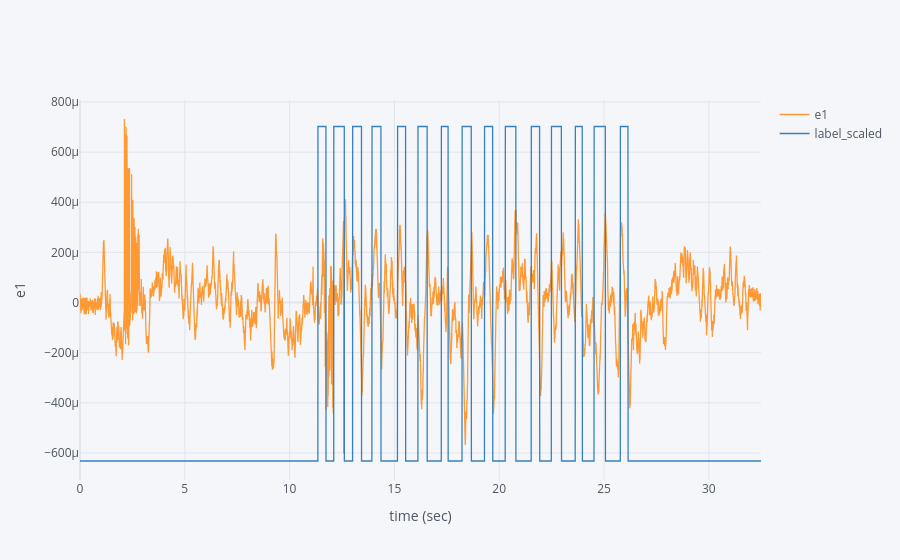
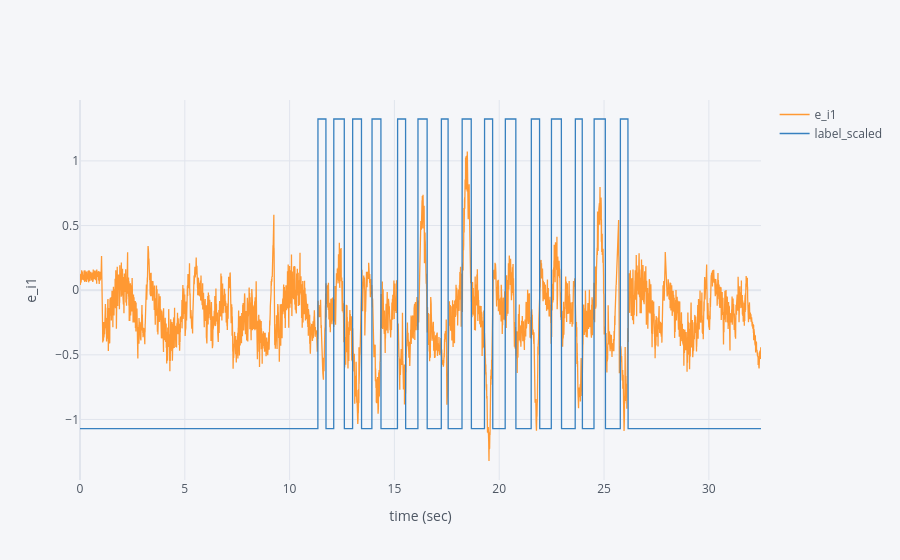

The notebook cell saved with these charts, in order:
### Code cell
# plot a sample data
import chart_studio.plotly as py
import plotly.graph_objs as go
from plotly.offline import iplot, init_notebook_mode
# Using plotly + cufflinks in offline mode
import cufflinks
cufflinks.go_offline(connected=True)
init_notebook_mode(connected=True)

target = ['e1','e_i1']

for i in target:
    A = instance.df[i].max()-instance.df[i].min()
    instance.df['label_scaled']=instance.df['label']*A + instance.df[i][0] -A/2
    instance.df.iplot(x='time', y= [i, 'label_scaled'], xTitle='time (sec)', yTitle=i)
    
    #plt.plot(instance.df['time'],instance.df['labeled_scaled'])

### Figure 1 — Plotly figure (JSON) as saved in the notebook; plotly's stock layout.template omitted (floating-point values rounded to 4 significant figures; data arrays with more than 128 entries replaced by an {"elided": "..."} marker saying what was removed)
{"data": [{"line": {"color": "rgba(255, 153, 51, 1.0)", "dash": "solid", "shape": "linear", "width": 1.3}, "mode": "lines", "name": "e1", "text": "", "type": "scatter", "x": {"elided": "6492 float values"}, "y": {"elided": "6492 float values"}}, {"line": {"color": "rgba(55, 128, 191, 1.0)", "dash": "solid", "shape": "linear", "width": 1.3}, "mode": "lines", "name": "label_scaled", "text": "", "type": "scatter", "x": {"elided": "6492 float values"}, "y": {"elided": "6492 float values"}}], "layout": {"legend": {"bgcolor": "#F5F6F9", "font": {"color": "#4D5663"}}, "paper_bgcolor": "#F5F6F9", "plot_bgcolor": "#F5F6F9", "title": {"font": {"color": "#4D5663"}}, "xaxis": {"gridcolor": "#E1E5ED", "showgrid": true, "tickfont": {"color": "#4D5663"}, "title": {"font": {"color": "#4D5663"}, "text": "time (sec)"}, "zerolinecolor": "#E1E5ED"}, "yaxis": {"gridcolor": "#E1E5ED", "showgrid": true, "tickfont": {"color": "#4D5663"}, "title": {"font": {"color": "#4D5663"}, "text": "e1"}, "zerolinecolor": "#E1E5ED"}}}

### Figure 2 — Plotly figure (JSON) as saved in the notebook; plotly's stock layout.template omitted (floating-point values rounded to 4 significant figures; data arrays with more than 128 entries replaced by an {"elided": "..."} marker saying what was removed)
{"data": [{"line": {"color": "rgba(255, 153, 51, 1.0)", "dash": "solid", "shape": "linear", "width": 1.3}, "mode": "lines", "name": "e_i1", "text": "", "type": "scatter", "x": {"elided": "6492 float values"}, "y": {"elided": "6492 float values"}}, {"line": {"color": "rgba(55, 128, 191, 1.0)", "dash": "solid", "shape": "linear", "width": 1.3}, "mode": "lines", "name": "label_scaled", "text": "", "type": "scatter", "x": {"elided": "6492 float values"}, "y": {"elided": "6492 float values"}}], "layout": {"legend": {"bgcolor": "#F5F6F9", "font": {"color": "#4D5663"}}, "paper_bgcolor": "#F5F6F9", "plot_bgcolor": "#F5F6F9", "title": {"font": {"color": "#4D5663"}}, "xaxis": {"gridcolor": "#E1E5ED", "showgrid": true, "tickfont": {"color": "#4D5663"}, "title": {"font": {"color": "#4D5663"}, "text": "time (sec)"}, "zerolinecolor": "#E1E5ED"}, "yaxis": {"gridcolor": "#E1E5ED", "showgrid": true, "tickfont": {"color": "#4D5663"}, "title": {"font": {"color": "#4D5663"}, "text": "e_i1"}, "zerolinecolor": "#E1E5ED"}}}
